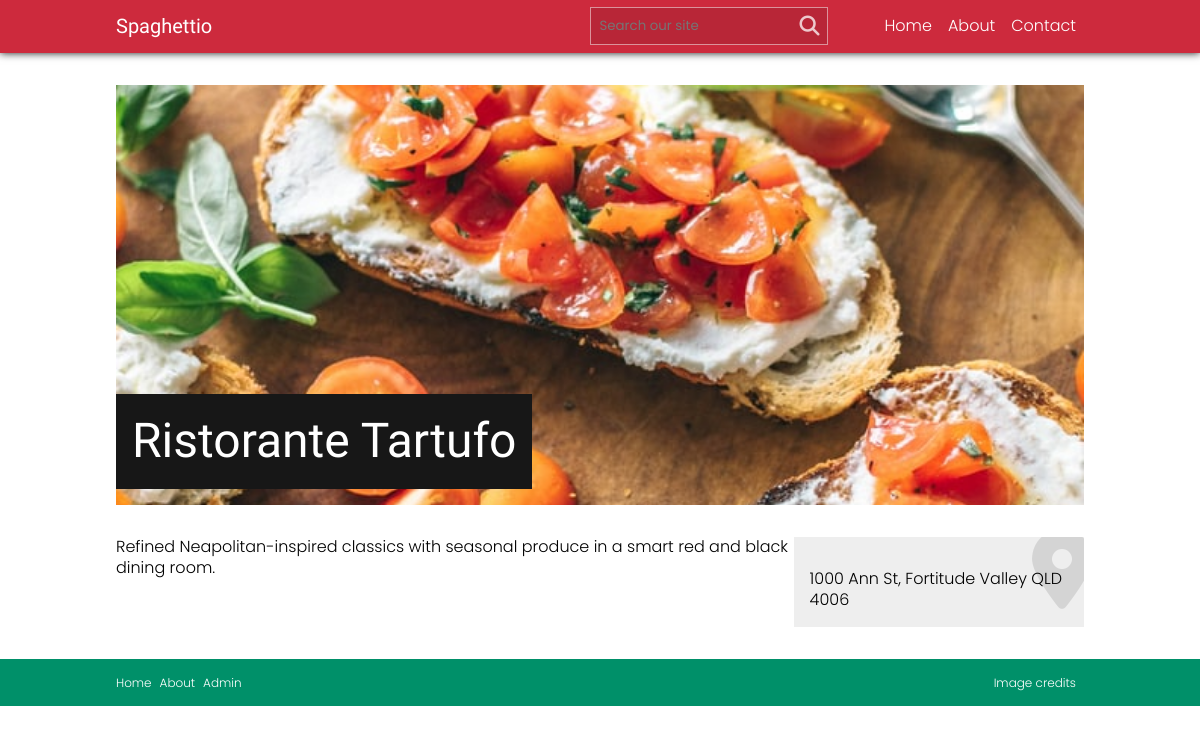
The app's page /detail.php?id=3, older data.
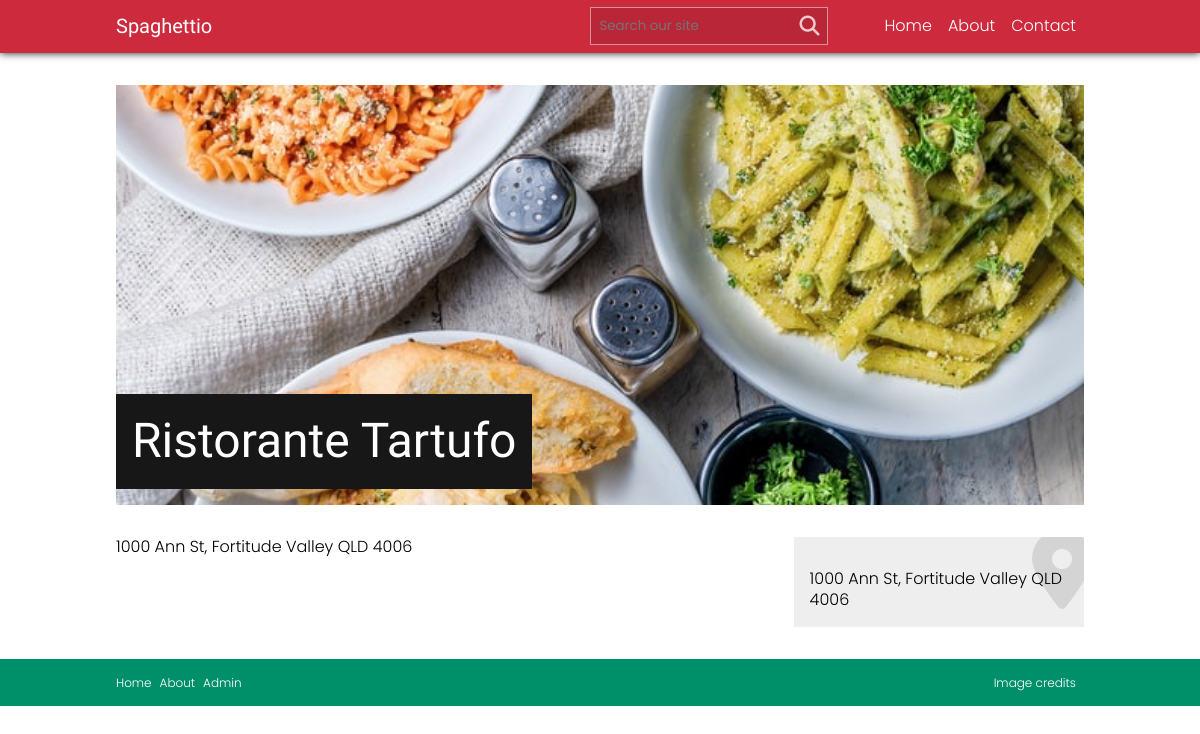
The same page, newer data.
### tables this page shows
CREATE TABLE IF NOT EXISTS `restaurant_details` (
  `ID` int(11) NOT NULL AUTO_INCREMENT,
  `name` varchar(255) NOT NULL,
  `address` varchar(255) NOT NULL,
  `description` text NOT NULL,
  `category` varchar(50) NOT NULL,
  `imagePath` varchar(255) NOT NULL,
  `imageCreator` varchar(255) NOT NULL,
  `imageSourceURL` varchar(255) NOT NULL,
  PRIMARY KEY (`ID`)
);

### database/dbController.php (called while the page is built, shortened)
<?php
class dbController {
	private $conn;
	public function dbConnect($host, $user, $pass, $db): mysqli {
		$this->conn = new mysqli(
			$this->host = $host,
			$this->user = $user,
			$this->pass = $pass,
			$this->db = $db
		);
		return $this->conn;
	}
	public function getRestaurantById($id) {
		$raw_results = $this->conn->query("SELECT * FROM restaurant_details WHERE ID='$id'");
		$formatted_results = [];
		while($row = $raw_results->fetch_assoc()) {
			array_push($formatted_results, $row);
		}
		if(isset($formatted_results[0])) {
			return $formatted_results[0];
		}
		else {
			return false;
		}
	}
}

### detail.php (the view, shortened to what this page needs)
<?php
require_once('database/dbController.php');
$db = new dbController();
$db->dbConnect(HOST, USER, PASS, DB);
$id = $_GET['id'];
$restaurant = $db->getRestaurantById($id);
?>
<!DOCTYPE html>
<html lang="en">
<head>
	<?php include('partials/head.php'); ?>
</head>
<body>
	<?php include('partials/header.php'); ?>
	<main class="restaurant-details">
		<div class="container">
			<div class="restaurant-details-banner">
				<img src="<?php echo $restaurant['imagePath']; ?>" alt=""/>
				<h1><?php echo $restaurant['name']; ?></h1>
			</div>
			<div class="row">
				<div class="restaurant-details-copy">
					<p><?php echo $restaurant['description']; ?></p>
				</div>
				<div class="restaurant-details-address">
					<i class="fas fa-map-marker-alt"></i>
					<p><?php echo $restaurant['address']; ?></p>
				</div>
			</div>
		</div>
	</main>
	<?php include('partials/footer.php'); ?>
</body>
</html>

### partials/head.php (shortened to what this page needs)
<link rel="stylesheet" href="css/reset.css"/>
<link rel="stylesheet" href="css/style.css"/>

### partials/header.php (shortened to what this page needs)
<header class="site-header">
	<div class="container">
		<div class="row">
			<div class="logo">
				<a href="index.php">Spaghettio</a>
			</div>
			<nav>
				<form class="search-form" action="search.php" method="get">
					<input id="search-field" type="search" name="s" placeholder="Search our site"/>
					<button type="submit">
						<i class="fas fa-search"></i>
					</button>
				</form>
				<ul class="menu">
					<?php
					$currentPath = $_SERVER['PHP_SELF'];
					$filename = str_replace('/webdemo02/', '', $currentPath);
					?>
					<?php if($filename == 'index.php') { ?>
						<li><a class="current-page" href="index.php">Home</a></li>
					<?php } else { ?>
						<li><a href="index.php">Home</a></li>
					<?php } ?>
					<?php if($filename == 'about.php') { ?>
						<li><a class="current-page" href="about.php">About</a></li>
					<?php } else { ?>
						<li><a href="about.php">About</a></li>
					<?php } ?>
					<?php if($filename == 'contact.php') { ?>
						<li><a class="current-page" href="contact.php">Contact</a></li>
					<?php } else { ?>
						<li><a href="contact.php">Contact</a></li>
					<?php } ?>
				</ul>
			</nav>
		</div>
	</div>
</header>

### partials/footer.php
<footer class="site-footer">
	<div class="container">
		<nav>
			<ul class="menu">
				<li><a href="index.php">Home</a></li>
				<li><a href="about.php">About</a></li>
				<li><a href="admin.php">Admin</a></li>
			</ul>
			<ul class="menu">
				<li><a href="credits.php">Image credits</a></li>
			</ul>
		</nav>
	</div>
</footer>

### css/style.css (style rules this page uses)
:root { --primary-color: rgb(205, 42, 61); --secondary-color: rgb(0, 144, 105); --light-color: rgba(241, 241, 241); --dark-color: rgb(23, 23, 23); --body-font: 'Poppins', sans-serif; --heading-font: 'Besley', serif; }
body { font-family: var(--body-font); font-weight: 300; line-height: 1.3; }
h1, h2, h3 { font-family: var(--heading-font); font-weight: 400; }
.container { max-width: 1000px; margin-left: auto; margin-right: auto; box-sizing: border-box; padding: 0 1rem; }
.row { display: flex; flex-wrap: wrap; }
.menu { display: flex; }
.menu li a { padding: 0.25rem 0.5rem; color: white; text-decoration: none; transition: background 0.3s ease; }
.site-header { background: var(--primary-color); color: white; box-shadow: 0 0 0.5rem var(--dark-color); position: relative; z-index: 10; }
.site-header .row { justify-content: space-between; align-items: center; }
.site-header .logo { width: 100%; flex-basis: 100%; text-align: center; padding: 1rem 0; }
@media screen and (min-width: 768px) { .site-header .logo { width: auto; flex-basis: auto; padding: 0; text-align: left; } }
.site-header .logo a { display: block; font-family: var(--heading-font); font-weight: 400; font-size: 1.25rem; text-decoration: none; color: white; transition: all 0.3s ease; }
.site-header nav { width: 100%; }
@media screen and (min-width: 768px) { .site-header nav { width: auto; display: flex; align-items: center; } }
.site-header nav form, .site-header nav ul { width: 100%; flex-basis: 100%; display: flex; justify-content: center; }
@media screen and (min-width: 768px) { .site-header nav form, .site-header nav ul { width: auto; flex-basis: auto; justify-content: flex-end; } }
.site-header nav form { display: flex; flex-wrap: nowrap; justify-content: space-between; background: rgba(0, 0, 0, 0.1); border: 1px solid rgba(255, 255, 255, 0.5); }
.site-header nav form input[type=search] { background: transparent; border: 0; padding: 0.5rem; border-radius: 0; color: white; font-family: var(--body-font); }
@media screen and (min-width: 768px) { .site-header nav form input[type=search] { max-width: 200px; } }
.site-header nav form button { background: transparent; color: rgba(255, 255, 255, 0.75); border: 0; border-radius: 0; appearance: none; padding: 0.5rem; cursor: pointer; }
.site-header nav form button i { transition: all 0.3s ease; font-size: 1.25rem; }
@media screen and (min-width: 768px) { .site-header nav ul { padding-left: 3rem; } }
.site-header nav ul li a { display: block; padding: 1rem 0.5rem; }
.site-footer { background: var(--secondary-color); color: white; padding: 1rem; }
@media screen and (min-width: 640px) { .site-footer nav { display: flex; justify-content: space-between; align-items: center; } }
.site-footer nav ul li { font-size: 0.75rem; }
.site-footer nav ul li a { padding-left: 0; text-decoration: underline; text-decoration-color: transparent; transition: all 0.3s ease; }
.restaurant-details { margin: 2rem 0; }
.restaurant-details .row { justify-content: space-between; }
.restaurant-details-banner { width: 100%; height: 420px; overflow: hidden; position: relative; }
.restaurant-details-banner img { width: 100%; height: 100%; object-fit: cover; object-position: center center; }
.restaurant-details-banner h1 { font-size: 3rem; background: var(--dark-color); padding: 1rem; color: white; position: absolute; left: 0; bottom: 1rem; }
.restaurant-details-copy, .restaurant-details-address { box-sizing: border-box; width: 100%; flex-basis: 100%; margin-top: 2rem; }
@media screen and (min-width: 768px) { .restaurant-details-copy { width: 70%; flex-basis: 70%; } }
.restaurant-details-address { background: #EEE; padding: 1rem; min-height: 90px; position: relative; display: flex; align-items: flex-end; overflow: hidden; }
@media screen and (min-width: 768px) { .restaurant-details-address { width: 30%; flex-basis: 30%; } }
.restaurant-details-address i { opacity: 0.1; font-size: 5rem; position: absolute; top: -0.5rem; right: -0.5rem; }

Row changes from the older to the newer data that the page shows:
changed restaurant_details "Ristorante Tartufo": imagePath: a different picture; description "Refined Neapolitan-inspired classics with seasonal produce in a smart red and black dining room." → "1000 Ann St, Fortitude Valley QLD 4006"
